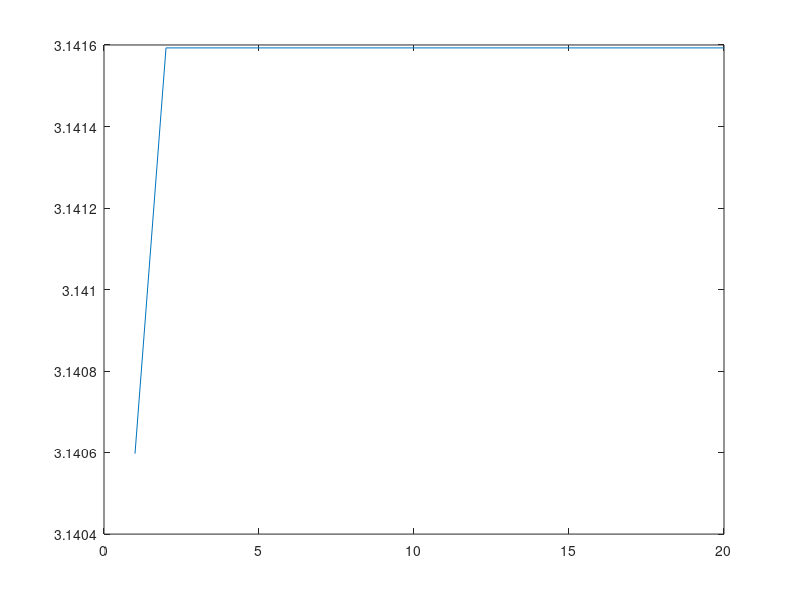

The MATLAB source for this figure:
n=1:100:2000;
%n soll von 0 bis 10 laufen
approx = nan(size(n));  %definiere Array approx und fülle size(n) Plätze mit nan


for k=1:length(n)   %k ist hier die Laufvariable, die bis length(n) läuft
    approx(k) = (16/5) * sum(arrayfun(@(k) (-1)^k/((2*k+1)*5^(2*k)),0:n(k))) - (4/239) * sum(arrayfun(@(k) (-1)^k/((2*k+1)*239^(2*k)),0:n(k)));
    
end


plot(approx);
disp('x~ :');
disp(approx(length(n)));
disp('--------');
disp('Abs Fehler: ');
disp(abs(approx(length(n)) - pi));
